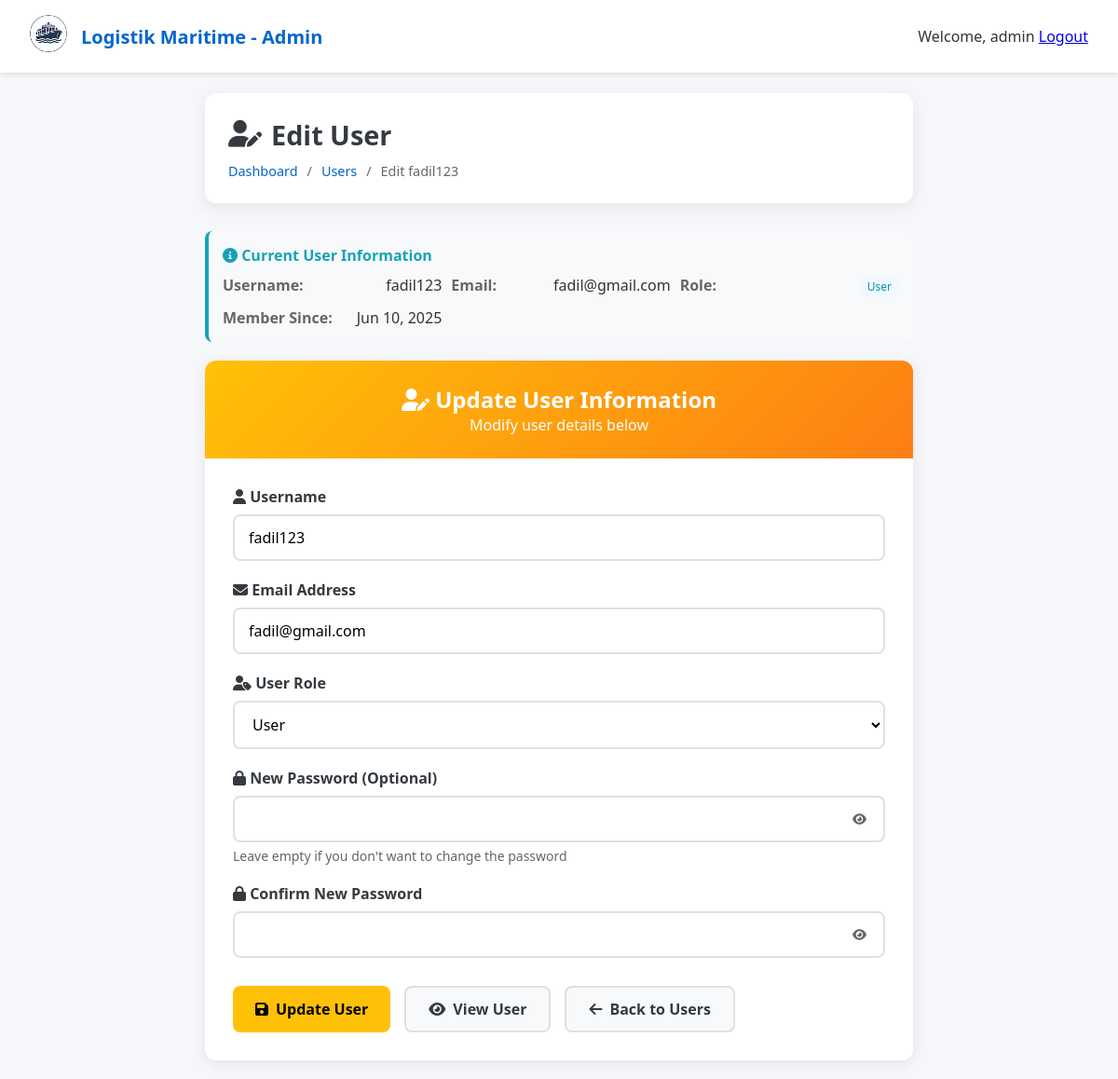
The page /admin/edit-user.php?id=8 (signed in) on the database its author committed.
### tables this page shows
CREATE TABLE `users` (
  `id` int(11) NOT NULL,
  `username` varchar(50) NOT NULL,
  `password` varchar(255) NOT NULL,
  `email` varchar(100) NOT NULL,
  `full_name` varchar(100) NOT NULL,
  `role` enum('admin','user') DEFAULT 'user',
  `status` enum('active','inactive') DEFAULT 'active',
  `created_at` timestamp NULL DEFAULT current_timestamp(),
  `updated_at` timestamp NULL DEFAULT current_timestamp() ON UPDATE current_timestamp()
);

### config/session.php (called while the page is built, shortened)
<?php
class Session
{
    private static $instance = null;
    public static function getInstance()
    {
        if (self::$instance === null) {
            self::$instance = new self();
        }
        return self::$instance;
    }
    public function isLoggedIn()
    {
        return isset($_SESSION['user_id']);
    }
}
function is_logged_in()
{
    return Session::getInstance()->isLoggedIn();
}
function getUserData()
{
    if (is_logged_in()) {
        return $_SESSION['user_data'];
    }
    return null;
}

### admin/edit-user.php (the view, shortened to what this page needs)
<?php
require_once '../config/session.php';
$pdo = Database::getInstance()->getConnection();
$admin_user = getUserData();
$user_id = $_GET['id'] ?? null;
$stmt = $pdo->prepare("SELECT * FROM users WHERE id = ?");
$stmt->execute([$user_id]);
$user = $stmt->fetch();
?>
<!DOCTYPE html>
<html lang="id">
<head>
    <link rel="stylesheet" href="https://cdnjs.cloudflare.com/ajax/libs/font-awesome/6.4.0/css/all.min.css">
</head>
<body>
    <header class="header">
        <div class="nav-container">
            <div class="logo">
                <div class="logo-icon">
                    <img src="../logistikmaritim/image/logo.png" alt="logo" />
                </div>
                <span>Logistik Maritime - Admin</span>
            </div>
            <div class="auth-buttons">
                <div class="user-menu">
                    <span>Welcome, <?php echo htmlspecialchars($admin_user['username']); ?></span>
                    <a href="../login/logout.php" class="btn-logout">Logout</a>
                </div>
            </div>
        </div>
    </header>
    <div class="container">
        <div class="page-header">
            <h1 class="page-title">
                <i class="fas fa-user-edit"></i>
                Edit User
            </h1>
            <div class="breadcrumb">
                <a href="dashboard.php">Dashboard</a>
                <span>/</span>
                <a href="dashboard.php?view=users">Users</a>
                <span>/</span>
                <span>Edit <?php echo htmlspecialchars($user['username']); ?></span>
            </div>
        </div>
        <div class="current-info">
            <h4><i class="fas fa-info-circle"></i> Current User Information</h4>
            <div class="info-grid">
                <div class="info-item">
                    <span class="info-label">Username:</span>
                    <span><?php echo htmlspecialchars($user['username']); ?></span>
                </div>
                <div class="info-item">
                    <span class="info-label">Email:</span>
                    <span><?php echo htmlspecialchars($user['email']); ?></span>
                </div>
                <div class="info-item">
                    <span class="info-label">Role:</span>
                    <span class="role-badge role-<?php echo $user['role']; ?>">
                        <?php echo ucfirst($user['role']); ?>
                    </span>
                </div>
                <div class="info-item">
                    <span class="info-label">Member Since:</span>
                    <span><?php echo date('M j, Y', strtotime($user['created_at'])); ?></span>
                </div>
            </div>
        </div>
        <div class="form-container">
            <div class="form-header">
                <h2><i class="fas fa-user-edit"></i> Update User Information</h2>
                <p>Modify user details below</p>
            </div>
            <div class="form-content">
                <form action="" method="POST">
                    <div class="form-group">
                        <label for="username" class="form-label">
                            <i class="fas fa-user"></i> Username
                        </label>
                        <input type="text" id="username" name="username" class="form-control"
                               value="<?php echo htmlspecialchars($user['username']); ?>" required>
                    </div>
                    <div class="form-group">
                        <label for="email" class="form-label">
                            <i class="fas fa-envelope"></i> Email Address
                        </label>
                        <input type="email" id="email" name="email" class="form-control"
                               value="<?php echo htmlspecialchars($user['email']); ?>" required>
                    </div>
                    <div class="form-group">
                        <label for="role" class="form-label">
                            <i class="fas fa-user-tag"></i> User Role
                        </label>
                        <select id="role" name="role" class="form-control" required>
                            <option value="user" <?php echo $user['role'] === 'user' ? 'selected' : ''; ?>>User</option>
                        </select>
                    </div>
                    <div class="form-group">
                        <label for="new_password" class="form-label">
                            <i class="fas fa-lock"></i> New Password (Optional)
                        </label>
                        <div class="password-toggle">
                            <input type="password" id="new_password" name="new_password" class="form-control">
                            <button type="button" onclick="togglePassword('new_password')">
                                <i class="fas fa-eye"></i>
                            </button>
                        </div>
                        <div class="form-text">Leave empty if you don't want to change the password</div>
                    </div>
                    <div class="form-group">
                        <label for="confirm_password" class="form-label">
                            <i class="fas fa-lock"></i> Confirm New Password
                        </label>
                        <div class="password-toggle">
                            <input type="password" id="confirm_password" name="confirm_password" class="form-control">
                            <button type="button" onclick="togglePassword('confirm_password')">
                                <i class="fas fa-eye"></i>
                            </button>
                        </div>
                    </div>
                    <div class="btn-group">
                        <button type="submit" class="btn btn-warning">
                            <i class="fas fa-save"></i> Update User
                        </button>
                        <a href="view-user.php?id=<?php echo $user['id']; ?>" class="btn btn-secondary">
                            <i class="fas fa-eye"></i> View User
                        </a>
                        <a href="dashboard.php?view=users" class="btn btn-secondary">
                            <i class="fas fa-arrow-left"></i> Back to Users
                        </a>
                    </div>
                </form>
            </div>
        </div>
    </div>
</body>
</html>

### admin/edit-user.php (style rules this page uses)
:root { --primary-color: #0066cc; --secondary-color: #f8f9fa; --success-color: #28a745; --warning-color: #ffc107; --danger-color: #dc3545; --info-color: #17a2b8; --dark-color: #343a40; }
* { margin: 0; padding: 0; box-sizing: border-box; font-family: 'Segoe UI', Tahoma, Geneva, Verdana, sans-serif; }
body { background-color: #f5f7fa; color: #333; padding-top: 80px; }
.header { background: white; padding: 1rem 0; box-shadow: 0 2px 5px rgba(0,0,0,0.1); position: fixed; width: 100%; top: 0; z-index: 1000; }
.nav-container { max-width: 1200px; margin: 0 auto; display: flex; justify-content: space-between; align-items: center; padding: 0 2rem; }
.logo { display: flex; align-items: center; gap: 15px; font-weight: bold; color: var(--primary-color); font-size: 1.25rem; }
.logo-icon img { width: 40px; height: 40px; border-radius: 50%; }
.container { max-width: 800px; margin: 0 auto; padding: 20px; }
.page-header { background: white; padding: 25px; border-radius: 12px; box-shadow: 0 4px 15px rgba(0, 0, 0, 0.08); margin-bottom: 30px; }
.page-title { font-size: 1.8rem; font-weight: bold; color: var(--dark-color); margin-bottom: 10px; display: flex; align-items: center; gap: 10px; }
.breadcrumb { display: flex; align-items: center; gap: 10px; color: #666; font-size: 0.9rem; }
.breadcrumb a { color: var(--primary-color); text-decoration: none; }
.form-container { background: white; border-radius: 12px; box-shadow: 0 4px 15px rgba(0, 0, 0, 0.08); overflow: hidden; }
.form-header { background: linear-gradient(135deg, var(--warning-color), #fd7e14); color: white; padding: 25px; text-align: center; }
.form-content { padding: 30px; }
.current-info { background: #f8f9fa; padding: 15px; border-radius: 8px; margin-bottom: 20px; border-left: 4px solid var(--info-color); }
.current-info h4 { color: var(--info-color); margin-bottom: 10px; }
.info-grid { display: grid; grid-template-columns: repeat(auto-fit, minmax(200px, 1fr)); gap: 10px; }
.info-item { display: flex; justify-content: space-between; }
.info-label { font-weight: 600; color: #666; }
.form-group { margin-bottom: 20px; }
.form-label { display: block; margin-bottom: 8px; font-weight: 600; color: var(--dark-color); }
.form-control { width: 100%; padding: 12px 15px; border: 2px solid #e0e0e0; border-radius: 8px; font-size: 1rem; transition: all 0.3s; background-color: #fff; }
select.form-control { cursor: pointer; }
.password-toggle { position: relative; }
.password-toggle button { position: absolute; right: 15px; top: 50%; transform: translateY(-50%); background: none; border: none; color: #666; cursor: pointer; padding: 5px; }
.btn { padding: 12px 24px; border: none; border-radius: 8px; cursor: pointer; font-size: 1rem; font-weight: 600; transition: all 0.3s; display: inline-flex; align-items: center; gap: 8px; text-decoration: none; }
.btn-warning { background-color: var(--warning-color); color: #000; }
.btn-secondary { background-color: var(--secondary-color); color: var(--dark-color); border: 2px solid #e0e0e0; }
.btn-group { display: flex; gap: 15px; margin-top: 30px; }
.form-text { font-size: 0.875rem; color: #666; margin-top: 5px; }
.role-badge { padding: 4px 8px; border-radius: 12px; font-size: 0.75rem; font-weight: 500; }
.role-user { background: #f0f9ff; color: #0891b2; }

### rows shown on the page
users: username "fadil123", email "fadil@gmail.com", role "User", created_at "Jun 10, 2025"

### other values the page prints
$admin_user['username'] "admin"
